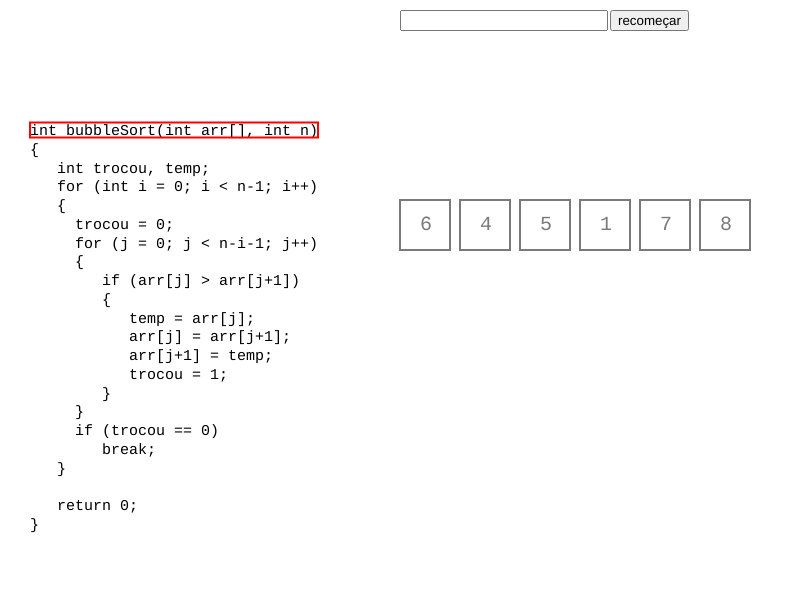
Frame 1 (no input)
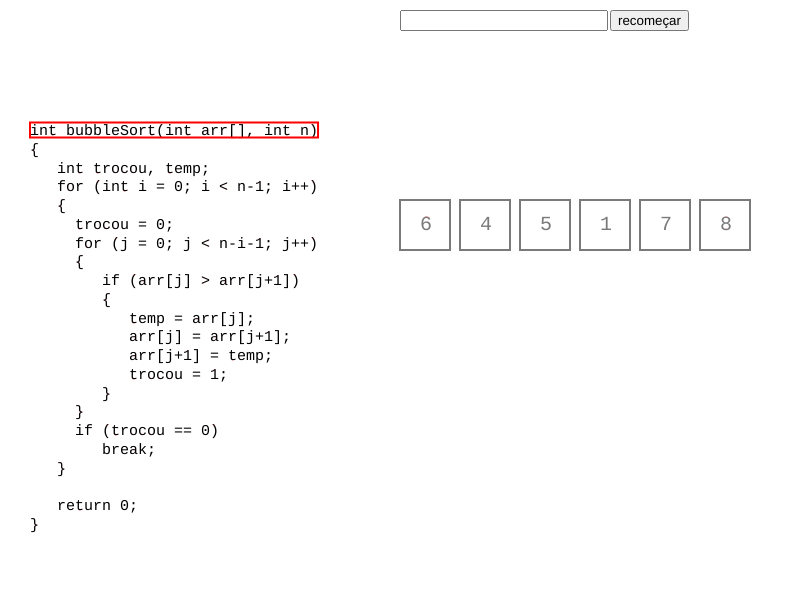
Frame 60 (no input)
Frame 120 (the mouse pressed at the canvas centre since frame 60): identical to frame 60, image omitted

The p5.js sketch that drew these frames (run headless with seeded random() and noise() and a simulated clock; from frame 60 on, the mouse is pressed at the canvas centre):

// p5.js sketch
// ── sketch.js
let width = 800,
  height = 600;

class BubbleSortAnimation {
  constructor({ array, codeLines, origin }) {
    this.array = array;
    this.codeLines = codeLines;
    this.origin = origin;
  }

  _drawArray({ array }) {
    if (!array) return;
    // generic drawing of the array as boxes
    let x = this.origin.x,
      y = this.origin.y;
    let boxWidth = 50,
      boxHeight = 50;
    let boxMargin = 10;
    let boxColor = color(255, 255, 255);
    let boxStrokeWeight = 2;
    let boxStrokeColor = color(122, 122, 122);
    let boxTextColor = color(122, 122, 122);
    let boxTextSize = 20;
    let boxTextFont = "monospace";
    let boxTextStrokeWeight = 0;
    let boxTextStrokeColor = color(255, 0, 0);

    y = height / 2 - boxHeight * 2;
    for (let i = 0; i < array.length; i++) {
      let boxX = x + i * (boxWidth + boxMargin);

      let boxY = y;
      let boxText = array[i];

      // draw box
      stroke(boxStrokeColor);
      strokeWeight(boxStrokeWeight);
      fill(boxColor);
      rect(boxX, boxY, boxWidth, boxHeight);

      // draw box text
      stroke(boxTextStrokeColor);
      strokeWeight(boxTextStrokeWeight);
      fill(boxTextColor);
      textFont(boxTextFont);
      textSize(boxTextSize);
      text(
        boxText,
        boxX + boxWidth / 2 - boxMargin / 2,
        boxY + boxHeight / 2 + boxMargin / 2
      );
    }
  }

  _drawVariables({ variables }) {
    // draw variables
    let x = this.origin.x,
      y = height / 2 - 30;
    let boxWidth = 150,
      boxHeight = 50;

    let boxMargin = 10;
    let boxColor = color(255, 255, 255);
    let boxStrokeWeight = 2;
    let boxStrokeColor = color(122, 122, 122);
    let boxTextColor = color(122, 122, 122);
    let boxTextSize = 20;
    let boxTextFont = "monospace";
    let boxTextStrokeWeight = 0;
    let boxTextStrokeColor = color(255, 0, 0);

    let keys = Object.keys(variables);
    keys.sort();

    for (let i = 0; i < keys.length; i++) {
      let variable = keys[i];
      if (variable === "array") {
        continue;
      }
      let boxX = x;
      let boxY = y;
      let boxText = `${variable}: ${
        variables[variable] === undefined ? "" : variables[variable]
      }`;

      // draw box
      stroke(boxStrokeColor);
      strokeWeight(boxStrokeWeight);
      fill(boxColor);
      rect(boxX, boxY, boxWidth, boxHeight);

      // draw box text
      stroke(boxTextStrokeColor);
      strokeWeight(boxTextStrokeWeight);
      fill(boxTextColor);
      textFont(boxTextFont);
      textSize(boxTextSize);
      text(
        boxText,
        boxX + 20 - boxMargin / 2,
        boxY + boxHeight / 2 + boxMargin / 2
      );

      y += boxHeight + boxMargin;
    }
  }

  draw({ currentTrace }) {
    this._drawArray({ array: currentTrace.variables?.array });
    this._drawVariables({
      variables: currentTrace.variables,
    });
  }
}

class SortingAlgorithmViewer {
  constructor({ array, algorithm }) {
    this.array = array;
    this.algorithm = algorithm;

    if (this.algorithm === "bubbleSort") {
      this.codeLines = [
        "int bubbleSort(int arr[], int n)",
        "{",
        "   int trocou, temp;", // 2
        "   for (int i = 0; i < n-1; i++)", // 3
        "   {",
        "     trocou = 0;", // 4
        "     for (j = 0; j < n-i-1; j++)", // 5
        "     {",
        "        if (arr[j] > arr[j+1])", // 6
        "        {",
        "           temp = arr[j];", // 7
        "           arr[j] = arr[j+1];", // 8
        "           arr[j+1] = temp;", // 9
        "           trocou = 1;", // 10
        "        }",
        "     }",
        "     if (trocou == 0)", // 11
        "        break;", // 12
        "   }",
        "   ",
        "   return 0;", // 13
        "}",
      ];
      this.tracer = [
        {
          lineIndex: 0,
          variables: {
            array: this.array,
          },
        },
      ];
      this.bubbleSort([...this.array], this.tracer);
      this.debugger = new CodeDebugger({
        codeLines: this.codeLines,
        tracer: this.tracer,
      });
      this.animation = new BubbleSortAnimation({
        array: [...this.array],
        codeLines: this.codeLines,
        origin: { x: width / 2, y: 0 },
      });
    }
  }

  next() {
    this.debugger.next();
  }

  prev() {
    this.debugger.prev();
  }

  /**
   * "int bubbleSort(int arr[], int n)",
      "{",
      "   int trocou, temp;", // 2
      "   for (int i = 0; i < n-1; i++)", // 3
      "   {",
      "     trocou = 0;", // 5
      "     for (j = 0; j < n-i-1; j++)", // 6
      "     {",
      "        if (arr[j] > arr[j+1])", // 8
      "        {",
      "           temp = arr[j];", // 10
      "           arr[j] = arr[j+1];", // 11
      "           arr[j+1] = temp;", // 12
      "           trocou = 1;", // 13
      "        }",
      "     }", // 15
      "     if (trocou == 0)", // 16
      "        break;", // 17
      "   }",
      "   ",
      "   return 0;", // 20
      "}",
   * @param {*} v 
   * @param {*} stepTracer 
   */
  bubbleSort(v, stepTracer) {
    let variables = {
      i: undefined,
      j: undefined,
      trocou: undefined,
      temp: undefined,
      array: [...v],
    };

    let trocou, temp, i, j;

    stepTracer.push({
      lineIndex: 2,
      variables: variables,
    });

    for (i = 0; i < v.length - 1; i++) {
      stepTracer.push({
        lineIndex: 3,
        variables: {
          i: i + 0,
          j: j,
          trocou: trocou,
          temp: temp,
          array: [...v],
        },
      });
      trocou = 0;

      stepTracer.push({
        lineIndex: 5,
        variables: {
          i: i,
          j: j,
          trocou: trocou,
          temp: temp,
          array: [...v],
        },
      });

      for (j = 0; j < v.length - i - 1; j++) {
        stepTracer.push({
          lineIndex: 6,
          variables: {
            i: i,
            j: j,
            trocou: trocou,
            temp: temp,
            array: [...v],
          },
        });

        stepTracer.push({
          lineIndex: 8,
          variables: {
            i: i,
            j: j,
            trocou: trocou,
            temp: temp,
            array: [...v],
          },
        });
        if (v[j] > v[j + 1]) {
          temp = v[j];
          stepTracer.push({
            lineIndex: 10,
            variables: {
              i: i,
              j: j,
              trocou: trocou,
              temp: v[j],
              array: [...v],
            },
          });
          v[j] = v[j + 1];
          stepTracer.push({
            lineIndex: 11,
            variables: {
              i: i,
              j: j,
              trocou: trocou,
              temp: temp,
              array: [...v],
            },
          });
          v[j + 1] = temp;
          stepTracer.push({
            lineIndex: 12,
            variables: {
              i: i,
              j: j,
              trocou: trocou,
              temp: temp,
              array: [...v],
            },
          });
          trocou = 1;
          stepTracer.push({
            lineIndex: 13,
            variables: {
              i: i,
              j: j,
              trocou: 1,
              temp: temp,
              array: [...v],
            },
          });
        }
      }
      stepTracer.push({
        lineIndex: 15,
        variables: {
          i: i,
          j: j,
          trocou: trocou,
          temp: temp,
          array: [...v],
        },
      });
      if (trocou == 0) {
        stepTracer.push({
          lineIndex: 16,
          variables: {
            i: i,
            j: j,
            trocou: trocou,
            temp: temp,
            array: [...v],
          },
        });
        stepTracer.push({
          lineIndex: 17,
          variables: {
            i: i,
            j: j,
            trocou: trocou,
            temp: temp,
            array: [...v],
          },
        });
        break;
      }
    } // 13
    stepTracer.push({
      lineIndex: 20,
      variables: {
        i: i,
        j: j,
        trocou: trocou,
        temp: temp,
        array: [...v],
      },
    });
  }

  draw({ x, y, size, textColor }) {
    this.debugger.draw({ x, y, size, textColor });
    this.animation.draw({ currentTrace: this.debugger.currentLine() });
  }
}

class CodeDebugger {
  constructor({ codeLines, tracer }) {
    this.lines = codeLines;
    this.stepper = 0;
    this.highlightedLine = { x: 0, y: 0 };
    this.code = this.toString();
    this.tracer = tracer;
  }

  _execute() {}

  addLine(line) {
    this.lines?.push(line);
  }

  toString() {
    return this.lines.join("\n");
  }

  currentLine() {
    return this.tracer[this.stepper];
  }

  next() {
    if (this.stepper + 1 <= this.tracer.length - 1) {
      this.stepper++;
      return;
    }
  }

  prev() {
    this.stepper--;
    this.stepper = this.stepper < 0 ? 0 : this.stepper;
  }

  // private method that draws the code
  _drawCode({ x, y, size, textColor }) {
    let code = this.toString();
    textFont("monospace");
    textSize(size);
    strokeWeight(0);
    fill(textColor);

    text(code, x, y);
  }

  // check how many blank spaces are in the beginning of the string
  _getBlankSpaces(str) {
    let blankSpaces = 0;
    for (let i = 0; i < str.length; i++) {
      if (str[i] === " " || str[i] === "\t") {
        blankSpaces++;
      } else {
        break;
      }
    }

    return blankSpaces;
  }

  _drawHighlightedLine({ x, y, size }) {
    for (let i = 0; i < this.lines.length; i++) {
      let currentLine = this.lines[i];
      let currentLineX = x + this._getBlankSpaces(currentLine) * 6.7;
      let currentLineY = y + i * size - size / 1.2;
      let currentLineTextWidth = textWidth(currentLine);
      currentLineTextWidth -= this._getBlankSpaces(currentLine) * 2.7;
      if (i === this.tracer[this.stepper].lineIndex) {
        this.highlightedLine = {
          x: currentLineX,
          y: currentLineY,
          width: currentLineTextWidth,
        };
        break;
      }
      y += 3.8;
    }

    // draw red rectangle to show line
    stroke(255, 0, 0);
    strokeWeight(2);
    noFill();
    rect(
      this.highlightedLine.x,
      this.highlightedLine.y,
      this.highlightedLine.width,
      size
    );
  }

  draw({ x, y, size, textColor }) {
    if (y === "middle") {
      y = height / 2 - (this.lines.length * size) / 2;
    }

    this._drawCode({ x, y, size, textColor });
    this._drawHighlightedLine({ x, y, size });
  }
}

let sortingViewer, txtArray;

function setup() {
  createCanvas(width, height);
  sortingViewer = new SortingAlgorithmViewer({
    array: [6, 4, 5, 1, 7, 8],
    algorithm: "bubbleSort",
  });

  txtArray = createInput("");
  txtArray.position(width / 2, 10);
  txtArray.size(200);

  button = createButton("recomeçar");
  button.position(width / 2 + 210, 10);
  button.mousePressed(resetArray);
}

function resetArray() {
  let valArray = txtArray.value();
  if (valArray) {
    let array = valArray.split(",").map((v) => parseInt(v));
    if (array.length > 0) {
      sortingViewer = new SortingAlgorithmViewer({
        array: array,
        algorithm: "bubbleSort",
      });
    }

    // clean txtArray value
    txtArray.value("");
  }
}

function draw() {
  background(255);

  sortingViewer.draw({
    x: 30,
    y: "middle",
    size: 15,
    textColor: 0,
  });
}

// listen to keyboard
function keyPressed(keyCode) {
  if (keyCode.key === "ArrowLeft") {
    sortingViewer.prev();
  } else if (keyCode.key === "ArrowRight") {
    sortingViewer.next();
  }
}
